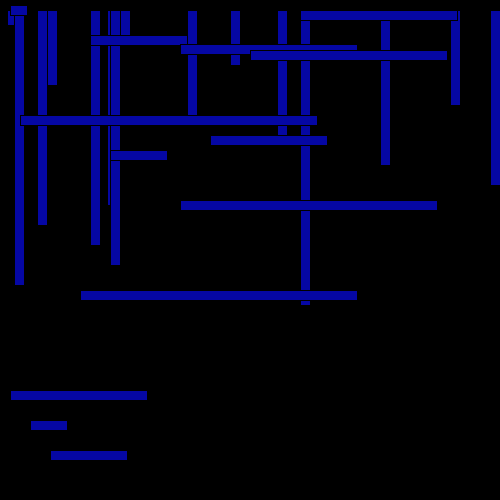
Frame 1 (no input)
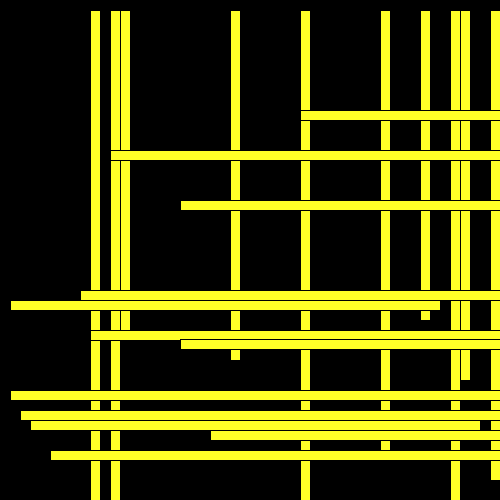
Frame 60 (the mouse pressed at the canvas centre just before this capture)
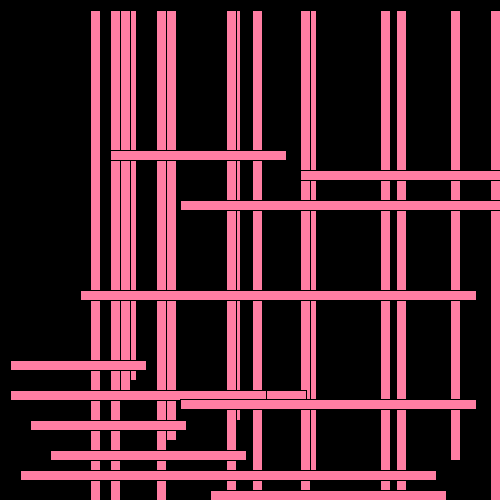
Frame 120 (the mouse held since frame 60 and released just before this capture)

The Processing sketch that drew these frames (run headless with seeded random() and noise(); from frame 60 on, the mouse is pressed at the canvas centre):

// Processing sketch: processing_25175
// ── processing_25175.pde

float x;
float y=100;
float xspeed= +5;
float yspeed= 5;

void setup(){
  size(500,500);
  background(0);
  x=0;
  y=0;
}

void draw(){
  background(0);
  
  if(x>=480){
    xspeed=-5;
    
  }
  if(x<=20){
    xspeed=+5;
   
  }
    if(y>=480){
    yspeed=-7;
    
  }
  if(y<=20){
    yspeed=+7;
   
  }

  
  
  
  x=x+xspeed;
  y=y+yspeed;
  fill(x,y,random(255));
  rect(y,10,10,x+10);
  rect(120,10,10,x+30);
  rect(230,10,10,x+50);
  rect(y+40,10,10,x+70);
  rect(450,10,10,x+90);
  rect(y+180,10,10,x+110);
  rect(y+270,10,10,x+130);
  rect(380,10,10,x+150);
  rect(490,10,10,x+170);
  rect(y+100,10,10,x+190);
  rect(y+30,10,10,x+210);
  rect(90,10,10,x+230);
  rect(110,10,10,x+250);
  rect(y*2,10,10,x+270);
  rect(300,10,10,x+290);
  
  rect(10,x,y+10,10);
  rect(30,420,y+30,10);
  rect(110,150,y+50,10);
  rect(50,450,y+70,10);
  rect(90,x+30,y+90,10);
  rect(210,x+130,y+110,10);
  rect(10,390,y+130,10);
  rect(300,x*2,y+150,10);
  rect(180,x+39,y+170,10);
  rect(250,x*10,y+190,10);
  rect(300,x-190,y+210,10);
  rect(2100,x+80,y+230,10);
  rect(180,200,y+250,10);
  rect(80,290,y+270,10);
  rect(20,x+110,y+290,10);


  
  
}
